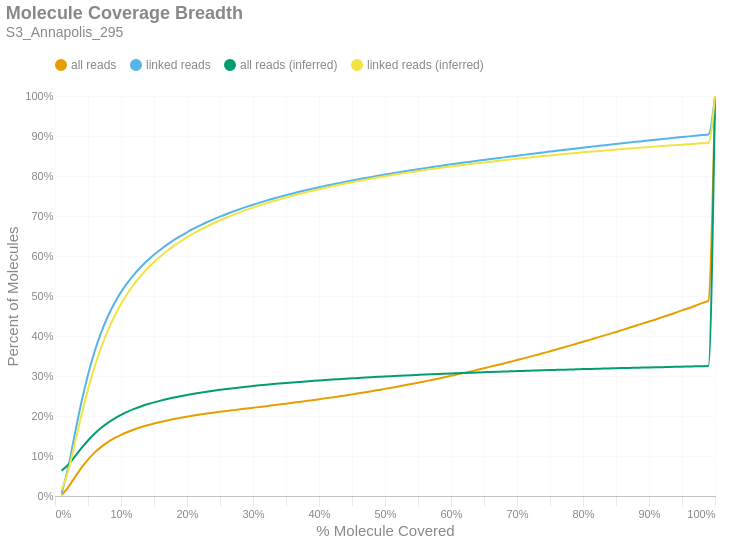

Notebook source saved alongside this figure:
### Markdown cell above
### Molecule Read Coverage
This chart shows molecule coverage breadth as computed by the number of bases aligned to that molecule. In other words, "*how much of each unique long molecule is actually sequenced/aligned?*" Keep in mind there is a distinction between sequences and alignments, since some sequences belonging to a particular molecule may not align well and wouldn't appear in the alignment data. This chart also shows molecule coverage breadth as computed by the *inferred fragment* from which the aligned sequences originate. Unlike read coverage, this calculation takes into account the total insert size, including unsequenced gaps between the forward and reverse reads. Like the previous figures, these are cumulative percents.

### Code cell
if SKIPLR:
    print_html(f"Skipped")
else:
    binned_df = consolidated_hist(valids['coverage_bp'], mask, 0.01, True)
    binned_df_inf = consolidated_hist(valids['coverage_inserts'], mask, 0.01, True)
    binned_df = binned_df.with_columns(pl.lit(binned_df_inf['all reads (cumsum)']).alias('all reads (inferred)'))
    binned_df = binned_df.with_columns(pl.lit(binned_df_inf['linked reads (cumsum)']).alias('linked reads (inferred)'))
    binned_df = binned_df.with_columns(
        (pl.col('bin').cast(pl.Float64) + 0.01).alias('right_edge')
    )

    with SafeRender(binned_df):
        (
            density_plot(binned_df, 'Molecule Coverage Breadth', samplename, 'molcov', ['all reads (inferred)','linked reads (inferred)'])
            .encode(
                #x=alt.X('bin:Q', title="% Molecule Covered").axis(format = '%').scale(padding=0),
                x=alt.X('right_edge:Q', title="% Molecule Covered").axis(format='%').scale(padding=0),
                y=alt.Y('value:Q', title='Percent of Molecules')
                    .axis(format='%')
                    .stack(False)
                    .scale(domainMin=0, padding=0),
                color=alt.Color("key:N").scale(domain = ["all reads", "linked reads", "all reads (inferred)", "linked reads (inferred)"]),
                tooltip = [
                    alt.Tooltip("key:N", title = "Data Type"),
                    alt.Tooltip("range_label:N", title="% Molecule Covered"),
                    alt.Tooltip("value:Q", format = ".2%", title="% Molecules")
                ]
            )
        ).display()

### Figure 1 — Vega-Lite specification as saved in the notebook (floating-point values rounded to 4 significant figures)
{"width": "container", "height": 400, "config": {"title": {"anchor": "start", "dy": -15, "fontSize": 18, "color": "#888888", "subtitleColor": "#888888", "subtitleFontSize": 14}, "arc": {"fill": "#0072B2"}, "axis": {"domainColor": "#888888", "domainWidth": 0.5, "gridWidth": 0.2, "grid": false, "titleFontWeight": 400, "titleFontSize": 15, "labelFontSize": 11, "labelColor": "#888888", "tickColor": "#888888", "tickWidth": 0.2, "titleColor": "#888888"}, "axisBand": {"grid": false}, "axisX": {"grid": true, "tickSize": 10, "domainCap": "round"}, "axisY": {"domain": false, "grid": true, "tickSize": 0, "domainCap": "round"}, "background": "transparent", "header": {"labelFontSize": 15, "labelColor": "#888888", "titleFontSize": 15, "titleFontWeight": 600, "titleColor": "#888888"}, "legend": {"labelFont": "sans-serif", "labelFontSize": 12, "labelColor": "#888888", "symbolSize": 100, "symbolType": "circle", "titleFontSize": 12, "titlePadding": 10, "titleColor": "#888888", "title": null, "orient": "top"}, "range": {"category": ["#E69F00", "#56B4E9", "#009E73", "#F0E442", "#0072B2", "#D55E00", "#CC79A7", "#000000"], "diverging": ["#cfe8f3", "#a2d4ec", "#73bfe2", "#46abdb", "#1696d2", "#12719e"]}, "area": {"fill": "#0072B2", "fillOpacity": 0.7, "line": true, "strokeOpacity": 0.7}, "line": {"color": "#0072B2", "stroke": "#0072B2", "strokeWidth": 2}, "trail": {"color": "#0072B2", "stroke": "#0072B2", "strokeWidth": 0, "size": 1}, "point": {"filled": true, "fillOpacity": 1.0, "size": 95}, "text": {"color": "#888888", "fontSize": 11, "align": "right", "fontWeight": 400, "size": 11}, "bar": {"fill": "#0072B2", "stroke": null}, "view": {"stroke": null, "continuousWidth": 660, "continuousHeight": 400}}, "data": {"name": "data-c01594e2d8be2f92c632ab0f56b55928"}, "mark": {"type": "line", "interpolate": "monotone", "point": {"opacity": 0, "size": 275}}, "encoding": {"color": {"field": "key", "scale": {"domain": ["all reads", "linked reads", "all reads (inferred)", "linked reads (inferred)"]}, "type": "nominal"}, "tooltip": [{"field": "key", "title": "Data Type", "type": "nominal"}, {"field": "range_label", "title": "% Molecule Covered", "type": "nominal"}, {"field": "value", "format": ".2%", "title": "% Molecules", "type": "quantitative"}], "x": {"axis": {"format": "%"}, "field": "right_edge", "scale": {"padding": 0}, "title": "% Molecule Covered", "type": "quantitative"}, "y": {"axis": {"format": "%"}, "field": "value", "scale": {"domainMin": 0, "padding": 0}, "stack": false, "title": "Percent of Molecules", "type": "quantitative"}}, "params": [{"name": "param_c36ac31b6afebe62", "select": {"type": "point", "fields": ["key"]}, "bind": "legend"}], "title": {"text": "Molecule Coverage Breadth", "subtitle": "S3_Annapolis_295"}, "transform": [{"fold": ["all reads (cumsum)", "linked reads (cumsum)", "all reads (inferred)", "linked reads (inferred)"]}, {"calculate": "replace(datum.key, ' (cumsum)', '')", "as": "key"}, {"filter": {"param": "param_c36ac31b6afebe62"}}], "usermeta": {"embedOptions": {"downloadFileName": "S3_Annapolis_295.molcov"}}, "$schema": "https://vega.github.io/schema/vega-lite/v6.1.0.json", "datasets": {"data-c01594e2d8be2f92c632ab0f56b55928": [{"bin": "0.0", "interval": "0.0-0.01", "all reads": 0.002325, "linked reads": 0.00714, "all reads (cumsum)": 0.002325, "linked reads (cumsum)": 0.00714, "range_label": "0.0-0.01", "all reads (inferred)": 0.06349, "linked reads (inferred)": 0.01461, "right_edge": 0.01}, {"bin": "0.01", "interval": "0.01-0.02", "all reads": 0.01937, "linked reads": 0.06407, "all reads (cumsum)": 0.02169, "linked reads (cumsum)": 0.07121, "range_label": "0.01-0.02", "all reads (inferred)": 0.07804, "linked reads (inferred)": 0.06259, "right_edge": 0.02}, {"bin": "0.02", "interval": "0.02-0.03", "all reads": 0.025, "linked reads": 0.08346, "all reads (cumsum)": 0.0467, "linked reads (cumsum)": 0.1547, "range_label": "0.02-0.03", "all reads (inferred)": 0.09855, "linked reads (inferred)": 0.1311, "right_edge": 0.03}, {"bin": "0.03", "interval": "0.03-0.04", "all reads": 0.0238, "linked reads": 0.07947, "all reads (cumsum)": 0.07049, "linked reads (cumsum)": 0.2341, "range_label": "0.03-0.04", "all reads (inferred)": 0.1196, "linked reads (inferred)": 0.2016, "right_edge": 0.04}, {"bin": "0.04", "interval": "0.04-0.05", "all reads": 0.02065, "linked reads": 0.06904, "all reads (cumsum)": 0.09114, "linked reads (cumsum)": 0.3032, "range_label": "0.04-0.05", "all reads (inferred)": 0.1389, "linked reads (inferred)": 0.2661, "right_edge": 0.05}, {"bin": "0.05", "interval": "0.05-0.06", "all reads": 0.01731, "linked reads": 0.05787, "all reads (cumsum)": 0.1085, "linked reads (cumsum)": 0.3611, "range_label": "0.05-0.06", "all reads (inferred)": 0.1558, "linked reads (inferred)": 0.3228, "right_edge": 0.06}, {"bin": "0.06", "interval": "0.06-0.07", "all reads": 0.01436, "linked reads": 0.04799, "all reads (cumsum)": 0.1228, "linked reads (cumsum)": 0.409, "range_label": "0.06-0.07", "all reads (inferred)": 0.1704, "linked reads (inferred)": 0.3716, "right_edge": 0.07}, {"bin": "0.07", "interval": "0.07-0.08", "all reads": 0.01188, "linked reads": 0.03964, "all reads (cumsum)": 0.1347, "linked reads (cumsum)": 0.4487, "range_label": "0.07-0.08", "all reads (inferred)": 0.1829, "linked reads (inferred)": 0.4136, "right_edge": 0.08}, {"bin": "0.08", "interval": "0.08-0.09", "all reads": 0.009928, "linked reads": 0.03309, "all reads (cumsum)": 0.1446, "linked reads (cumsum)": 0.4818, "range_label": "0.08-0.09", "all reads (inferred)": 0.1936, "linked reads (inferred)": 0.4493, "right_edge": 0.09}, {"bin": "0.09", "interval": "0.09-0.1", "all reads": 0.008412, "linked reads": 0.02799, "all reads (cumsum)": 0.153, "linked reads (cumsum)": 0.5098, "range_label": "0.09-0.1", "all reads (inferred)": 0.2028, "linked reads (inferred)": 0.4803, "right_edge": 0.1}, {"bin": "0.1", "interval": "0.1-0.11", "all reads": 0.007088, "linked reads": 0.0235, "all reads (cumsum)": 0.1601, "linked reads (cumsum)": 0.5333, "range_label": "0.1-0.11", "all reads (inferred)": 0.2107, "linked reads (inferred)": 0.5068, "right_edge": 0.11}, {"bin": "0.11", "interval": "0.11-0.12", "all reads": 0.006241, "linked reads": 0.02072, "all reads (cumsum)": 0.1664, "linked reads (cumsum)": 0.554, "range_label": "0.11-0.12", "all reads (inferred)": 0.2177, "linked reads (inferred)": 0.5301, "right_edge": 0.12}, {"bin": "0.12", "interval": "0.12-0.13", "all reads": 0.005542, "linked reads": 0.01837, "all reads (cumsum)": 0.1719, "linked reads (cumsum)": 0.5724, "range_label": "0.12-0.13", "all reads (inferred)": 0.2238, "linked reads (inferred)": 0.5506, "right_edge": 0.13}, {"bin": "0.13", "interval": "0.13-0.14", "all reads": 0.004882, "linked reads": 0.01616, "all reads (cumsum)": 0.1768, "linked reads (cumsum)": 0.5885, "range_label": "0.13-0.14", "all reads (inferred)": 0.2293, "linked reads (inferred)": 0.5687, "right_edge": 0.14}, {"bin": "0.14", "interval": "0.14-0.15", "all reads": 0.004426, "linked reads": 0.01467, "all reads (cumsum)": 0.1812, "linked reads (cumsum)": 0.6032, "range_label": "0.14-0.15", "all reads (inferred)": 0.2341, "linked reads (inferred)": 0.5849, "right_edge": 0.15}, {"bin": "0.15", "interval": "0.15-0.16", "all reads": 0.004, "linked reads": 0.01319, "all reads (cumsum)": 0.1852, "linked reads (cumsum)": 0.6164, "range_label": "0.15-0.16", "all reads (inferred)": 0.2385, "linked reads (inferred)": 0.5995, "right_edge": 0.16}, {"bin": "0.16", "interval": "0.16-0.17", "all reads": 0.003662, "linked reads": 0.01207, "all reads (cumsum)": 0.1889, "linked reads (cumsum)": 0.6285, "range_label": "0.16-0.17", "all reads (inferred)": 0.2425, "linked reads (inferred)": 0.6129, "right_edge": 0.17}, {"bin": "0.17", "interval": "0.17-0.18", "all reads": 0.003397, "linked reads": 0.01114, "all reads (cumsum)": 0.1923, "linked reads (cumsum)": 0.6396, "range_label": "0.17-0.18", "all reads (inferred)": 0.2462, "linked reads (inferred)": 0.6252, "right_edge": 0.18}, {"bin": "0.18", "interval": "0.18-0.19", "all reads": 0.003099, "linked reads": 0.01013, "all reads (cumsum)": 0.1954, "linked reads (cumsum)": 0.6497, "range_label": "0.18-0.19", "all reads (inferred)": 0.2495, "linked reads (inferred)": 0.6363, "right_edge": 0.19}, {"bin": "0.19", "interval": "0.19-0.2", "all reads": 0.002953, "linked reads": 0.009639, "all reads (cumsum)": 0.1983, "linked reads (cumsum)": 0.6594, "range_label": "0.19-0.2", "all reads (inferred)": 0.2526, "linked reads (inferred)": 0.6467, "right_edge": 0.2}, {"bin": "0.2", "interval": "0.2-0.21", "all reads": 0.002732, "linked reads": 0.008859, "all reads (cumsum)": 0.2011, "linked reads (cumsum)": 0.6682, "range_label": "0.2-0.21", "all reads (inferred)": 0.2555, "linked reads (inferred)": 0.6563, "right_edge": 0.21}, {"bin": "0.21", "interval": "0.21-0.22", "all reads": 0.002572, "linked reads": 0.00827, "all reads (cumsum)": 0.2036, "linked reads (cumsum)": 0.6765, "range_label": "0.21-0.22", "all reads (inferred)": 0.2582, "linked reads (inferred)": 0.6652, "right_edge": 0.22}, {"bin": "0.22", "interval": "0.22-0.23", "all reads": 0.002454, "linked reads": 0.00787, "all reads (cumsum)": 0.2061, "linked reads (cumsum)": 0.6844, "range_label": "0.22-0.23", "all reads (inferred)": 0.2608, "linked reads (inferred)": 0.6737, "right_edge": 0.23}, {"bin": "0.23", "interval": "0.23-0.24", "all reads": 0.002312, "linked reads": 0.007294, "all reads (cumsum)": 0.2084, "linked reads (cumsum)": 0.6917, "range_label": "0.23-0.24", "all reads (inferred)": 0.2632, "linked reads (inferred)": 0.6818, "right_edge": 0.24}, {"bin": "0.24", "interval": "0.24-0.25", "all reads": 0.002165, "linked reads": 0.006832, "all reads (cumsum)": 0.2106, "linked reads (cumsum)": 0.6985, "range_label": "0.24-0.25", "all reads (inferred)": 0.2655, "linked reads (inferred)": 0.6894, "right_edge": 0.25}, {"bin": "0.25", "interval": "0.25-0.26", "all reads": 0.002102, "linked reads": 0.006596, "all reads (cumsum)": 0.2127, "linked reads (cumsum)": 0.7051, "range_label": "0.25-0.26", "all reads (inferred)": 0.2675, "linked reads (inferred)": 0.6963, "right_edge": 0.26}, {"bin": "0.26", "interval": "0.26-0.27", "all reads": 0.002038, "linked reads": 0.006236, "all reads (cumsum)": 0.2147, "linked reads (cumsum)": 0.7113, "range_label": "0.26-0.27", "all reads (inferred)": 0.2695, "linked reads (inferred)": 0.7029, "right_edge": 0.27}, {"bin": "0.27", "interval": "0.27-0.28", "all reads": 0.001948, "linked reads": 0.005787, "all reads (cumsum)": 0.2166, "linked reads (cumsum)": 0.7171, "range_label": "0.27-0.28", "all reads (inferred)": 0.2714, "linked reads (inferred)": 0.7092, "right_edge": 0.28}, {"bin": "0.28", "interval": "0.28-0.29", "all reads": 0.001972, "linked reads": 0.00563, "all reads (cumsum)": 0.2186, "linked reads (cumsum)": 0.7227, "range_label": "0.28-0.29", "all reads (inferred)": 0.2732, "linked reads (inferred)": 0.7152, "right_edge": 0.29}, {"bin": "0.29", "interval": "0.29-0.3", "all reads": 0.002023, "linked reads": 0.005534, "all reads (cumsum)": 0.2206, "linked reads (cumsum)": 0.7283, "range_label": "0.29-0.3", "all reads (inferred)": 0.2749, "linked reads (inferred)": 0.7209, "right_edge": 0.3}, {"bin": "0.3", "interval": "0.3-0.31", "all reads": 0.001971, "linked reads": 0.005108, "all reads (cumsum)": 0.2226, "linked reads (cumsum)": 0.7334, "range_label": "0.3-0.31", "all reads (inferred)": 0.2766, "linked reads (inferred)": 0.7264, "right_edge": 0.31}, {"bin": "0.31", "interval": "0.31-0.32", "all reads": 0.002051, "linked reads": 0.00501, "all reads (cumsum)": 0.2247, "linked reads (cumsum)": 0.7384, "range_label": "0.31-0.32", "all reads (inferred)": 0.2782, "linked reads (inferred)": 0.7317, "right_edge": 0.32}, {"bin": "0.32", "interval": "0.32-0.33", "all reads": 0.002038, "linked reads": 0.004728, "all reads (cumsum)": 0.2267, "linked reads (cumsum)": 0.7431, "range_label": "0.32-0.33", "all reads (inferred)": 0.2798, "linked reads (inferred)": 0.7369, "right_edge": 0.33}, {"bin": "0.33", "interval": "0.33-0.34", "all reads": 0.002102, "linked reads": 0.004693, "all reads (cumsum)": 0.2288, "linked reads (cumsum)": 0.7478, "range_label": "0.33-0.34", "all reads (inferred)": 0.2812, "linked reads (inferred)": 0.7416, "right_edge": 0.34}, {"bin": "0.34", "interval": "0.34-0.35", "all reads": 0.002059, "linked reads": 0.004394, "all reads (cumsum)": 0.2309, "linked reads (cumsum)": 0.7522, "range_label": "0.34-0.35", "all reads (inferred)": 0.2826, "linked reads (inferred)": 0.7463, "right_edge": 0.35}, {"bin": "0.35", "interval": "0.35-0.36", "all reads": 0.002113, "linked reads": 0.004254, "all reads (cumsum)": 0.233, "linked reads (cumsum)": 0.7565, "range_label": "0.35-0.36", "all reads (inferred)": 0.2839, "linked reads (inferred)": 0.7507, "right_edge": 0.36}, {"bin": "0.36", "interval": "0.36-0.37", "all reads": 0.002184, "linked reads": 0.004106, "all reads (cumsum)": 0.2352, "linked reads (cumsum)": 0.7606, "range_label": "0.36-0.37", "all reads (inferred)": 0.2852, "linked reads (inferred)": 0.7549, "right_edge": 0.37}, {"bin": "0.37", "interval": "0.37-0.38", "all reads": 0.00221, "linked reads": 0.003933, "all reads (cumsum)": 0.2374, "linked reads (cumsum)": 0.7645, "range_label": "0.37-0.38", "all reads (inferred)": 0.2865, "linked reads (inferred)": 0.7591, "right_edge": 0.38}, {"bin": "0.38", "interval": "0.38-0.39", "all reads": 0.002218, "linked reads": 0.00379, "all reads (cumsum)": 0.2396, "linked reads (cumsum)": 0.7683, "range_label": "0.38-0.39", "all reads (inferred)": 0.2877, "linked reads (inferred)": 0.7631, "right_edge": 0.39}, {"bin": "0.39", "interval": "0.39-0.4", "all reads": 0.002293, "linked reads": 0.003666, "all reads (cumsum)": 0.2419, "linked reads (cumsum)": 0.772, "range_label": "0.39-0.4", "all reads (inferred)": 0.2889, "linked reads (inferred)": 0.767, "right_edge": 0.4}, {"bin": "0.4", "interval": "0.4-0.41", "all reads": 0.002249, "linked reads": 0.003442, "all reads (cumsum)": 0.2441, "linked reads (cumsum)": 0.7754, "range_label": "0.4-0.41", "all reads (inferred)": 0.29, "linked reads (inferred)": 0.7707, "right_edge": 0.41}, {"bin": "0.41", "interval": "0.41-0.42", "all reads": 0.002399, "linked reads": 0.003483, "all reads (cumsum)": 0.2465, "linked reads (cumsum)": 0.7789, "range_label": "0.41-0.42", "all reads (inferred)": 0.2911, "linked reads (inferred)": 0.7743, "right_edge": 0.42}, {"bin": "0.42", "interval": "0.42-0.43", "all reads": 0.002431, "linked reads": 0.003301, "all reads (cumsum)": 0.249, "linked reads (cumsum)": 0.7822, "range_label": "0.42-0.43", "all reads (inferred)": 0.2922, "linked reads (inferred)": 0.7777, "right_edge": 0.43}, {"bin": "0.43", "interval": "0.43-0.44", "all reads": 0.002483, "linked reads": 0.003306, "all reads (cumsum)": 0.2514, "linked reads (cumsum)": 0.7855, "range_label": "0.43-0.44", "all reads (inferred)": 0.2932, "linked reads (inferred)": 0.7812, "right_edge": 0.44}, {"bin": "0.44", "interval": "0.44-0.45", "all reads": 0.002598, "linked reads": 0.003157, "all reads (cumsum)": 0.254, "linked reads (cumsum)": 0.7886, "range_label": "0.44-0.45", "all reads (inferred)": 0.2942, "linked reads (inferred)": 0.7844, "right_edge": 0.45}, {"bin": "0.45", "interval": "0.45-0.46", "all reads": 0.002597, "linked reads": 0.003069, "all reads (cumsum)": 0.2566, "linked reads (cumsum)": 0.7917, "range_label": "0.45-0.46", "all reads (inferred)": 0.2952, "linked reads (inferred)": 0.7876, "right_edge": 0.46}, {"bin": "0.46", "interval": "0.46-0.47", "all reads": 0.002646, "linked reads": 0.00302, "all reads (cumsum)": 0.2593, "linked reads (cumsum)": 0.7947, "range_label": "0.46-0.47", "all reads (inferred)": 0.2961, "linked reads (inferred)": 0.7907, "right_edge": 0.47}, {"bin": "0.47", "interval": "0.47-0.48", "all reads": 0.002749, "linked reads": 0.002979, "all reads (cumsum)": 0.262, "linked reads (cumsum)": 0.7977, "range_label": "0.47-0.48", "all reads (inferred)": 0.297, "linked reads (inferred)": 0.7937, "right_edge": 0.48}, {"bin": "0.48", "interval": "0.48-0.49", "all reads": 0.002709, "linked reads": 0.002877, "all reads (cumsum)": 0.2647, "linked reads (cumsum)": 0.8006, "range_label": "0.48-0.49", "all reads (inferred)": 0.2979, "linked reads (inferred)": 0.7967, "right_edge": 0.49}, {"bin": "0.49", "interval": "0.49-0.5", "all reads": 0.003096, "linked reads": 0.002949, "all reads (cumsum)": 0.2678, "linked reads (cumsum)": 0.8035, "range_label": "0.49-0.5", "all reads (inferred)": 0.2988, "linked reads (inferred)": 0.7995, "right_edge": 0.5}, {"bin": "0.5", "interval": "0.5-0.51", "all reads": 0.002765, "linked reads": 0.002654, "all reads (cumsum)": 0.2706, "linked reads (cumsum)": 0.8062, "range_label": "0.5-0.51", "all reads (inferred)": 0.2996, "linked reads (inferred)": 0.8022, "right_edge": 0.51}, {"bin": "0.51", "interval": "0.51-0.52", "all reads": 0.003084, "linked reads": 0.002719, "all reads (cumsum)": 0.2737, "linked reads (cumsum)": 0.8089, "range_label": "0.51-0.52", "all reads (inferred)": 0.3004, "linked reads (inferred)": 0.8049, "right_edge": 0.52}, {"bin": "0.52", "interval": "0.52-0.53", "all reads": 0.003053, "linked reads": 0.002715, "all reads (cumsum)": 0.2767, "linked reads (cumsum)": 0.8116, "range_label": "0.52-0.53", "all reads (inferred)": 0.3012, "linked reads (inferred)": 0.8075, "right_edge": 0.53}, {"bin": "0.53", "interval": "0.53-0.54", "all reads": 0.003214, "linked reads": 0.00263, "all reads (cumsum)": 0.28, "linked reads (cumsum)": 0.8143, "range_label": "0.53-0.54", "all reads (inferred)": 0.302, "linked reads (inferred)": 0.81, "right_edge": 0.54}, {"bin": "0.54", "interval": "0.54-0.55", "all reads": 0.003142, "linked reads": 0.002536, "all reads (cumsum)": 0.2831, "linked reads (cumsum)": 0.8168, "range_label": "0.54-0.55", "all reads (inferred)": 0.3028, "linked reads (inferred)": 0.8124, "right_edge": 0.55}, {"bin": "0.55", "interval": "0.55-0.56", "all reads": 0.003311, "linked reads": 0.002519, "all reads (cumsum)": 0.2864, "linked reads (cumsum)": 0.8193, "range_label": "0.55-0.56", "all reads (inferred)": 0.3035, "linked reads (inferred)": 0.8148, "right_edge": 0.56}, {"bin": "0.56", "interval": "0.56-0.57", "all reads": 0.003402, "linked reads": 0.00254, "all reads (cumsum)": 0.2898, "linked reads (cumsum)": 0.8219, "range_label": "0.56-0.57", "all reads (inferred)": 0.3042, "linked reads (inferred)": 0.8172, "right_edge": 0.57}, {"bin": "0.57", "interval": "0.57-0.58", "all reads": 0.003429, "linked reads": 0.00245, "all reads (cumsum)": 0.2932, "linked reads (cumsum)": 0.8243, "range_label": "0.57-0.58", "all reads (inferred)": 0.3049, "linked reads (inferred)": 0.8195, "right_edge": 0.58}, {"bin": "0.58", "interval": "0.58-0.59", "all reads": 0.00352, "linked reads": 0.00245, "all reads (cumsum)": 0.2968, "linked reads (cumsum)": 0.8268, "range_label": "0.58-0.59", "all reads (inferred)": 0.3056, "linked reads (inferred)": 0.8217, "right_edge": 0.59}, {"bin": "0.59", "interval": "0.59-0.6", "all reads": 0.00369, "linked reads": 0.002336, "all reads (cumsum)": 0.3004, "linked reads (cumsum)": 0.8291, "range_label": "0.59-0.6", "all reads (inferred)": 0.3063, "linked reads (inferred)": 0.8238, "right_edge": 0.6}, {"bin": "0.6", "interval": "0.6-0.61", "all reads": 0.003584, "linked reads": 0.002263, "all reads (cumsum)": 0.304, "linked reads (cumsum)": 0.8314, "range_label": "0.6-0.61", "all reads (inferred)": 0.3069, "linked reads (inferred)": 0.8259, "right_edge": 0.61}, {"bin": "0.61", "interval": "0.61-0.62", "all reads": 0.00378, "linked reads": 0.002282, "all reads (cumsum)": 0.3078, "linked reads (cumsum)": 0.8336, "range_label": "0.61-0.62", "all reads (inferred)": 0.3075, "linked reads (inferred)": 0.828, "right_edge": 0.62}, {"bin": "0.62", "interval": "0.62-0.63", "all reads": 0.003781, "linked reads": 0.002213, "all reads (cumsum)": 0.3116, "linked reads (cumsum)": 0.8358, "range_label": "0.62-0.63", "all reads (inferred)": 0.3082, "linked reads (inferred)": 0.83, "right_edge": 0.63}, {"bin": "0.63", "interval": "0.63-0.64", "all reads": 0.003861, "linked reads": 0.002183, "all reads (cumsum)": 0.3155, "linked reads (cumsum)": 0.838, "range_label": "0.63-0.64", "all reads (inferred)": 0.3088, "linked reads (inferred)": 0.832, "right_edge": 0.64}, {"bin": "0.64", "interval": "0.64-0.65", "all reads": 0.003859, "linked reads": 0.002129, "all reads (cumsum)": 0.3193, "linked reads (cumsum)": 0.8402, "range_label": "0.64-0.65", "all reads (inferred)": 0.3094, "linked reads (inferred)": 0.8339, "right_edge": 0.65}, {"bin": "0.65", "interval": "0.65-0.66", "all reads": 0.004078, "linked reads": 0.002156, "all reads (cumsum)": 0.3234, "linked reads (cumsum)": 0.8423, "range_label": "0.65-0.66", "all reads (inferred)": 0.31, "linked reads (inferred)": 0.8358, "right_edge": 0.66}, {"bin": "0.66", "interval": "0.66-0.67", "all reads": 0.003945, "linked reads": 0.002136, "all reads (cumsum)": 0.3273, "linked reads (cumsum)": 0.8445, "range_label": "0.66-0.67", "all reads (inferred)": 0.3105, "linked reads (inferred)": 0.8376, "right_edge": 0.67}, {"bin": "0.67", "interval": "0.67-0.68", "all reads": 0.004044, "linked reads": 0.002108, "all reads (cumsum)": 0.3314, "linked reads (cumsum)": 0.8466, "range_label": "0.67-0.68", "all reads (inferred)": 0.3111, "linked reads (inferred)": 0.8395, "right_edge": 0.68}, {"bin": "0.68", "interval": "0.68-0.69", "all reads": 0.004083, "linked reads": 0.002062, "all reads (cumsum)": 0.3355, "linked reads (cumsum)": 0.8486, "range_label": "0.68-0.69", "all reads (inferred)": 0.3116, "linked reads (inferred)": 0.8413, "right_edge": 0.69}, {"bin": "0.69", "interval": "0.69-0.7", "all reads": 0.004336, "linked reads": 0.00218, "all reads (cumsum)": 0.3398, "linked reads (cumsum)": 0.8508, "range_label": "0.69-0.7", "all reads (inferred)": 0.3122, "linked reads (inferred)": 0.843, "right_edge": 0.7}, {"bin": "0.7", "interval": "0.7-0.71", "all reads": 0.004205, "linked reads": 0.001999, "all reads (cumsum)": 0.344, "linked reads (cumsum)": 0.8528, "range_label": "0.7-0.71", "all reads (inferred)": 0.3127, "linked reads (inferred)": 0.8448, "right_edge": 0.71}, {"bin": "0.71", "interval": "0.71-0.72", "all reads": 0.004379, "linked reads": 0.002081, "all reads (cumsum)": 0.3484, "linked reads (cumsum)": 0.8549, "range_label": "0.71-0.72", "all reads (inferred)": 0.3133, "linked reads (inferred)": 0.8465, "right_edge": 0.72}, {"bin": "0.72", "interval": "0.72-0.73", "all reads": 0.004475, "linked reads": 0.002106, "all reads (cumsum)": 0.3529, "linked reads (cumsum)": 0.857, "range_label": "0.72-0.73", "all reads (inferred)": 0.3138, "linked reads (inferred)": 0.8482, "right_edge": 0.73}, {"bin": "0.73", "interval": "0.73-0.74", "all reads": 0.004427, "linked reads": 0.002001, "all reads (cumsum)": 0.3573, "linked reads (cumsum)": 0.859, "range_label": "0.73-0.74", "all reads (inferred)": 0.3143, "linked reads (inferred)": 0.8499, "right_edge": 0.74}, {"bin": "0.74", "interval": "0.74-0.75", "all reads": 0.004798, "linked reads": 0.002053, "all reads (cumsum)": 0.3621, "linked reads (cumsum)": 0.861, "range_label": "0.74-0.75", "all reads (inferred)": 0.3148, "linked reads (inferred)": 0.8515, "right_edge": 0.75}, {"bin": "0.75", "interval": "0.75-0.76", "all reads": 0.004492, "linked reads": 0.001906, "all reads (cumsum)": 0.3666, "linked reads (cumsum)": 0.8629, "range_label": "0.75-0.76", "all reads (inferred)": 0.3153, "linked reads (inferred)": 0.8531, "right_edge": 0.76}, {"bin": "0.76", "interval": "0.76-0.77", "all reads": 0.00465, "linked reads": 0.001956, "all reads (cumsum)": 0.3712, "linked reads (cumsum)": 0.8649, "range_label": "0.76-0.77", "all reads (inferred)": 0.3158, "linked reads (inferred)": 0.8547, "right_edge": 0.77}, {"bin": "0.77", "interval": "0.77-0.78", "all reads": 0.004678, "linked reads": 0.001946, "all reads (cumsum)": 0.3759, "linked reads (cumsum)": 0.8668, "range_label": "0.77-0.78", "all reads (inferred)": 0.3163, "linked reads (inferred)": 0.8562, "right_edge": 0.78}, {"bin": "0.78", "interval": "0.78-0.79", "all reads": 0.004712, "linked reads": 0.001894, "all reads (cumsum)": 0.3806, "linked reads (cumsum)": 0.8687, "range_label": "0.78-0.79", "all reads (inferred)": 0.3168, "linked reads (inferred)": 0.8576, "right_edge": 0.79}, {"bin": "0.79", "interval": "0.79-0.8", "all reads": 0.005028, "linked reads": 0.001998, "all reads (cumsum)": 0.3856, "linked reads (cumsum)": 0.8707, "range_label": "0.79-0.8", "all reads (inferred)": 0.3172, "linked reads (inferred)": 0.8591, "right_edge": 0.8}, {"bin": "0.8", "interval": "0.8-0.81", "all reads": 0.004661, "linked reads": 0.001895, "all reads (cumsum)": 0.3903, "linked reads (cumsum)": 0.8726, "range_label": "0.8-0.81", "all reads (inferred)": 0.3177, "linked reads (inferred)": 0.8606, "right_edge": 0.81}, {"bin": "0.81", "interval": "0.81-0.82", "all reads": 0.004961, "linked reads": 0.001957, "all reads (cumsum)": 0.3953, "linked reads (cumsum)": 0.8746, "range_label": "0.81-0.82", "all reads (inferred)": 0.3181, "linked reads (inferred)": 0.862, "right_edge": 0.82}, {"bin": "0.82", "interval": "0.82-0.83", "all reads": 0.004975, "linked reads": 0.00186, "all reads (cumsum)": 0.4002, "linked reads (cumsum)": 0.8765, "range_label": "0.82-0.83", "all reads (inferred)": 0.3185, "linked reads (inferred)": 0.8633, "right_edge": 0.83}, {"bin": "0.83", "interval": "0.83-0.84", "all reads": 0.004989, "linked reads": 0.00184, "all reads (cumsum)": 0.4052, "linked reads (cumsum)": 0.8783, "range_label": "0.83-0.84", "all reads (inferred)": 0.319, "linked reads (inferred)": 0.8647, "right_edge": 0.84}, {"bin": "0.84", "interval": "0.84-0.85", "all reads": 0.00493, "linked reads": 0.001721, "all reads (cumsum)": 0.4102, "linked reads (cumsum)": 0.88, "range_label": "0.84-0.85", "all reads (inferred)": 0.3194, "linked reads (inferred)": 0.8661, "right_edge": 0.85}, {"bin": "0.85", "interval": "0.85-0.86", "all reads": 0.005187, "linked reads": 0.001859, "all reads (cumsum)": 0.4153, "linked reads (cumsum)": 0.8819, "range_label": "0.85-0.86", "all reads (inferred)": 0.3198, "linked reads (inferred)": 0.8673, "right_edge": 0.86}, {"bin": "0.86", "interval": "0.86-0.87", "all reads": 0.005092, "linked reads": 0.001797, "all reads (cumsum)": 0.4204, "linked reads (cumsum)": 0.8837, "range_label": "0.86-0.87", "all reads (inferred)": 0.3202, "linked reads (inferred)": 0.8687, "right_edge": 0.87}, {"bin": "0.87", "interval": "0.87-0.88", "all reads": 0.005264, "linked reads": 0.001762, "all reads (cumsum)": 0.4257, "linked reads (cumsum)": 0.8854, "range_label": "0.87-0.88", "all reads (inferred)": 0.3206, "linked reads (inferred)": 0.8699, "right_edge": 0.88}, {"bin": "0.88", "interval": "0.88-0.89", "all reads": 0.005243, "linked reads": 0.001699, "all reads (cumsum)": 0.4309, "linked reads (cumsum)": 0.8871, "range_label": "0.88-0.89", "all reads (inferred)": 0.321, "linked reads (inferred)": 0.8712, "right_edge": 0.89}, {"bin": "0.89", "interval": "0.89-0.9", "all reads": 0.005365, "linked reads": 0.001768, "all reads (cumsum)": 0.4363, "linked reads (cumsum)": 0.8889, "range_label": "0.89-0.9", "all reads (inferred)": 0.3214, "linked reads (inferred)": 0.8724, "right_edge": 0.9}, {"bin": "0.9", "interval": "0.9-0.91", "all reads": 0.005095, "linked reads": 0.001652, "all reads (cumsum)": 0.4414, "linked reads (cumsum)": 0.8906, "range_label": "0.9-0.91", "all reads (inferred)": 0.3218, "linked reads (inferred)": 0.8736, "right_edge": 0.91}, {"bin": "0.91", "interval": "0.91-0.92", "all reads": 0.00589, "linked reads": 0.001767, "all reads (cumsum)": 0.4473, "linked reads (cumsum)": 0.8923, "range_label": "0.91-0.92", "all reads (inferred)": 0.3222, "linked reads (inferred)": 0.8748, "right_edge": 0.92}, {"bin": "0.92", "interval": "0.92-0.93", "all reads": 0.005167, "linked reads": 0.001663, "all reads (cumsum)": 0.4525, "linked reads (cumsum)": 0.894, "range_label": "0.92-0.93", "all reads (inferred)": 0.3226, "linked reads (inferred)": 0.876, "right_edge": 0.93}, {"bin": "0.93", "interval": "0.93-0.94", "all reads": 0.00562, "linked reads": 0.001752, "all reads (cumsum)": 0.4581, "linked reads (cumsum)": 0.8957, "range_label": "0.93-0.94", "all reads (inferred)": 0.323, "linked reads (inferred)": 0.8772, "right_edge": 0.94}, {"bin": "0.94", "interval": "0.94-0.95", "all reads": 0.006048, "linked reads": 0.001626, "all reads (cumsum)": 0.4641, "linked reads (cumsum)": 0.8974, "range_label": "0.94-0.95", "all reads (inferred)": 0.3233, "linked reads (inferred)": 0.8783, "right_edge": 0.95}, {"bin": "0.95", "interval": "0.95-0.96", "all reads": 0.005285, "linked reads": 0.001705, "all reads (cumsum)": 0.4694, "linked reads (cumsum)": 0.8991, "range_label": "0.95-0.96", "all reads (inferred)": 0.3238, "linked reads (inferred)": 0.8795, "right_edge": 0.96}, {"bin": "0.96", "interval": "0.96-0.97", "all reads": 0.006093, "linked reads": 0.001613, "all reads (cumsum)": 0.4755, "linked reads (cumsum)": 0.9007, "range_label": "0.96-0.97", "all reads (inferred)": 0.3241, "linked reads (inferred)": 0.8807, "right_edge": 0.97}, {"bin": "0.97", "interval": "0.97-0.98", "all reads": 0.006608, "linked reads": 0.001553, "all reads (cumsum)": 0.4821, "linked reads (cumsum)": 0.9022, "range_label": "0.97-0.98", "all reads (inferred)": 0.3246, "linked reads (inferred)": 0.8819, "right_edge": 0.98}, {"bin": "0.98", "interval": "0.98-0.99", "all reads": 0.006314, "linked reads": 0.001714, "all reads (cumsum)": 0.4884, "linked reads (cumsum)": 0.9039, "range_label": "0.98-0.99", "all reads (inferred)": 0.325, "linked reads (inferred)": 0.8827, "right_edge": 0.99}, {"bin": "0.99", "interval": "0.99-1.0", "all reads": 0.5116, "linked reads": 0.09606, "all reads (cumsum)": 1.0, "linked reads (cumsum)": 1.0, "range_label": "0.99-1.0", "all reads (inferred)": 1.0, "linked reads (inferred)": 1.0, "right_edge": 1.0}]}}
